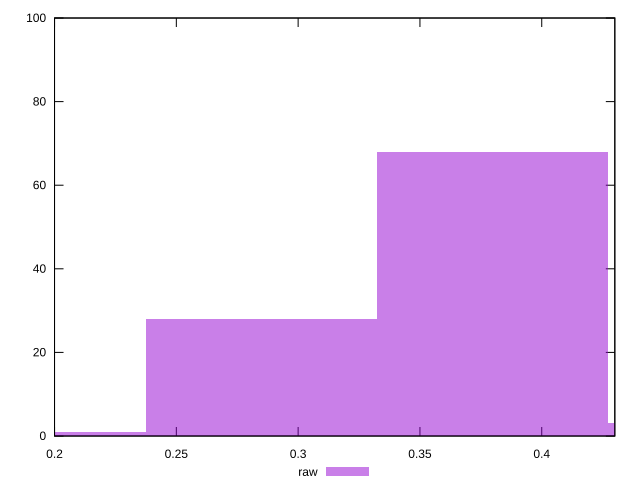

gnuplot code for this plot:
reset

$raw <<EOF
0.3798262476498426 68
0.2848696857373819 28
0.47478280956230323 3
0.1899131238249213 1
EOF

set key outside below
set boxwidth 0.09495656191246064
set xrange [0.2:0.43]
set yrange [0:100]
set trange [0:100]
set style fill transparent solid 0.5 noborder
set terminal svg size 640, 490 enhanced background rgb 'white'
set output "reprap/meta/score/samples/pages+cached+noexternal+nomedia/raw/histogram.svg"

plot $raw title "raw" with boxes

reset
